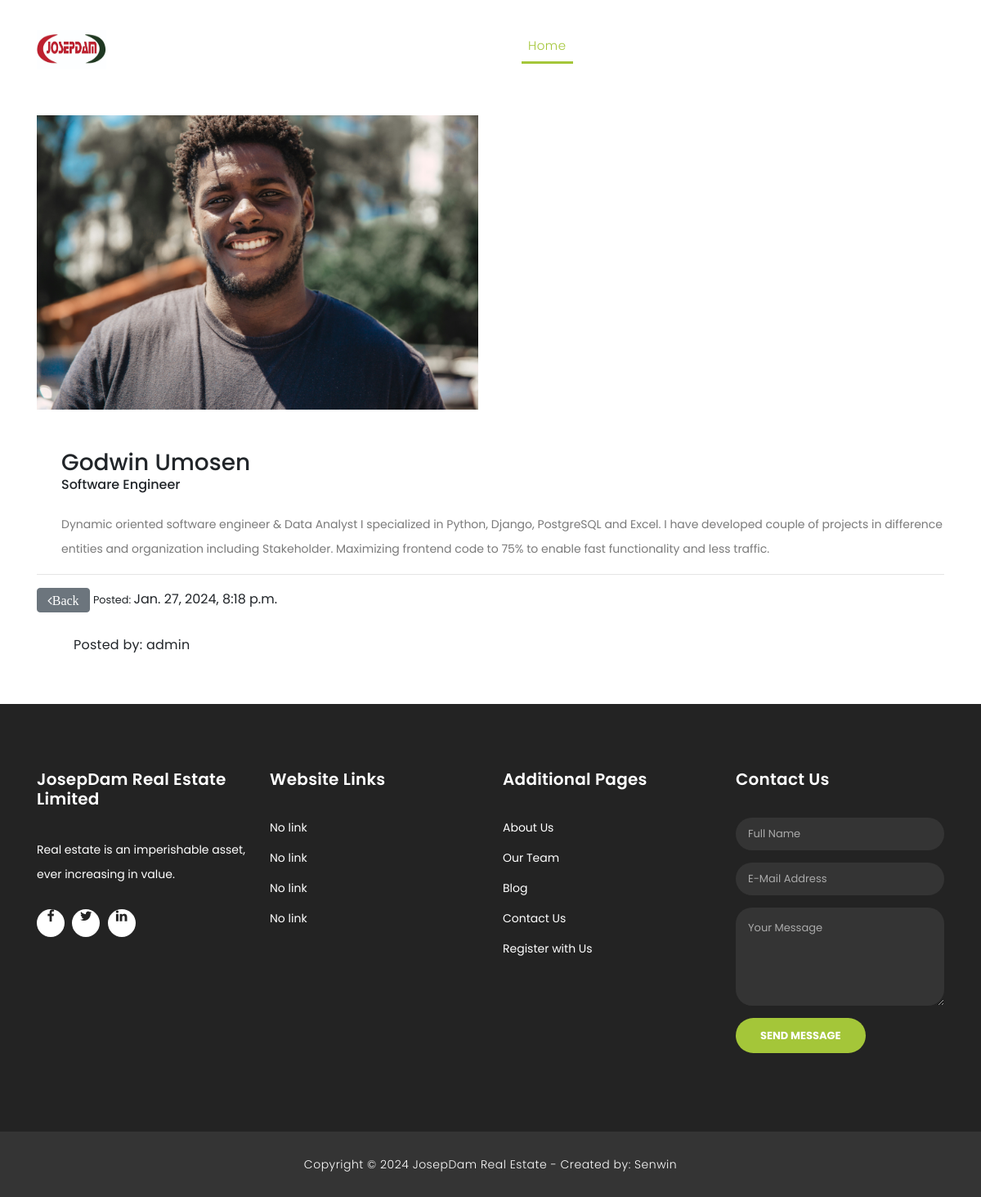
The page /article_team/1/ on the database as committed earlier.
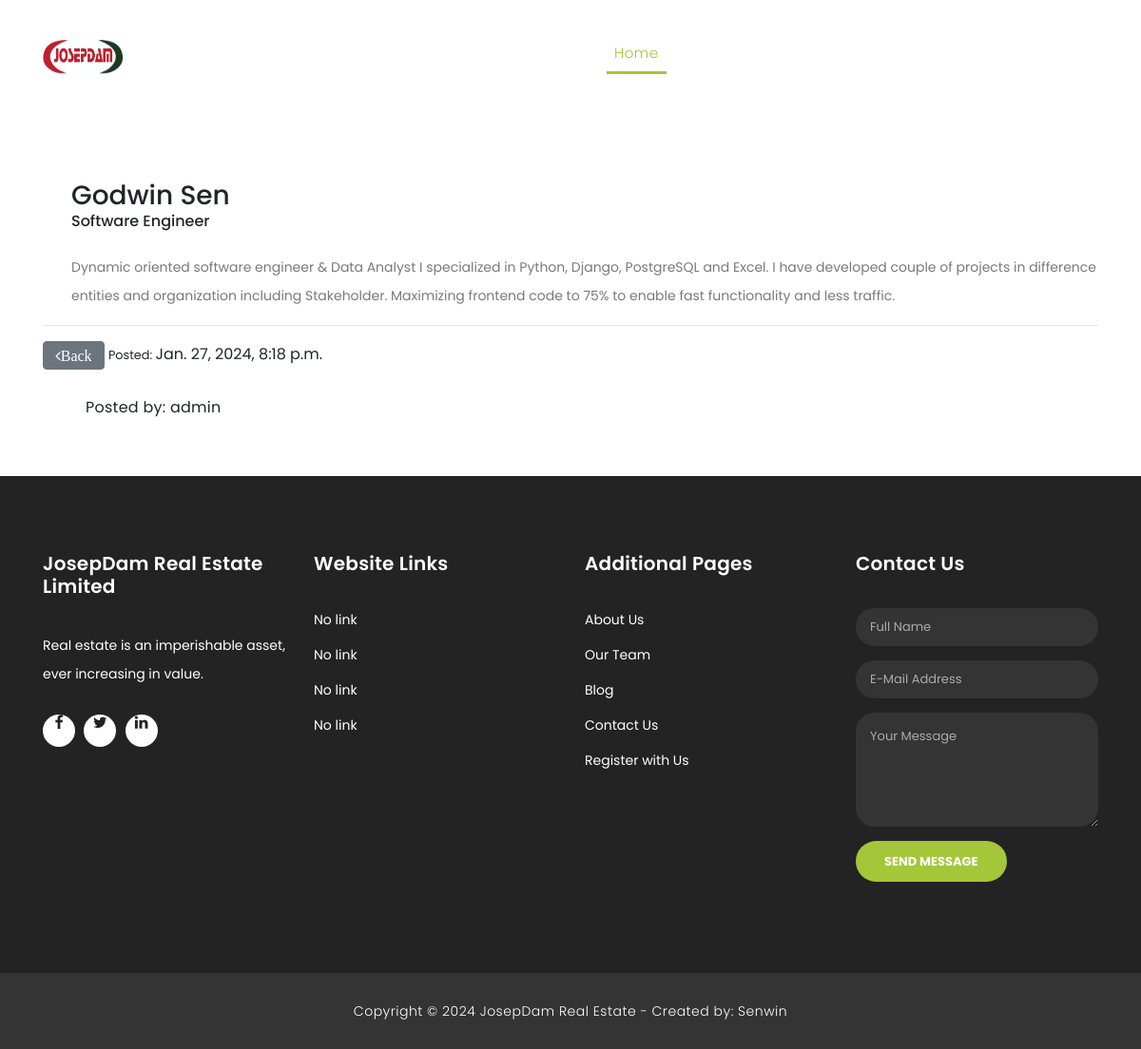
The same page on the database as committed later.
### josepdam/models.py (models this page shows, shortened)
class TeamsPost (models.Model):
    worker_name = models.CharField (max_length = 200)
    worker_position = models.CharField (max_length = 200)
    worker_description = models.TextField()
    worker_img = models.ImageField(upload_to='images')
    slug = models.SlugField (max_length=25)
    publish_date = models.DateTimeField (auto_now_add= True)
    author = models.ForeignKey(User, on_delete=models.CASCADE)
    class Meta:
        ordering =['-publish_date']

### josepdam/views.py (the view, shortened to what this page needs)
# urls.py: path('article_team/<int:pk>/', ArticleTeamDetailView.as_view(), name="detail-team"),
class ArticleTeamDetailView(DetailView):
    model = TeamsPost
    template_name = 'josep/article_team_detail.html'

### templates/josep/article_team_detail.html (shortened to what this page needs)
{% extends "base.html" %}
{% load static %}
{% block content%}
    <div class="page-headingdddddd header-text">
        <div class="container">
          <div class="row">
            <div class="col-md-12">
              <h1> <small><del></small> <sup>$</sup>{{ object.price }}</h1>
            </div>
          </div>
        </div>
      </div>
    <div class="services">
      <div class="container">
        <div class="row">
          <div class="col-md-6">
            <div>
              {% if object.worker_img %}
              <img src="{{ object.worker_img.url }}" alt="" class="img-fluid wc-image">
              {% endif %}
            </div> <br>
          </div>
        </div> <br>
        <div class="tabs-content" style="display: block;">
          <h3>{{ object.worker_name }}</h3>
          <h6>{{ object.worker_position }}</h6><br>
          <p>{{ object.worker_description|truncatechars:9000 }}</p>
        </div> <hr>
        <span>
           <a href="{% url 'team' %}" class="btn btn-secondary"><i class="fa fa-angle-left">Back</i></a>
            <small>Posted: </small> {{ object.publish_date }}
        </span>
          <div class="col-lg-3">
            <div class="tabs-content">
              <h4><small>Posted by: {{object.author}}</small></h4>
            </div>
          </div>
        </div>
        <br>
        <br>
      </div>
{% endblock %}

Rows that differ between the two databases and show on the page:
changed TeamsPost "Software Engineer": worker_name "Godwin Umosen" → "Godwin Sen"; worker_img: picture removed
